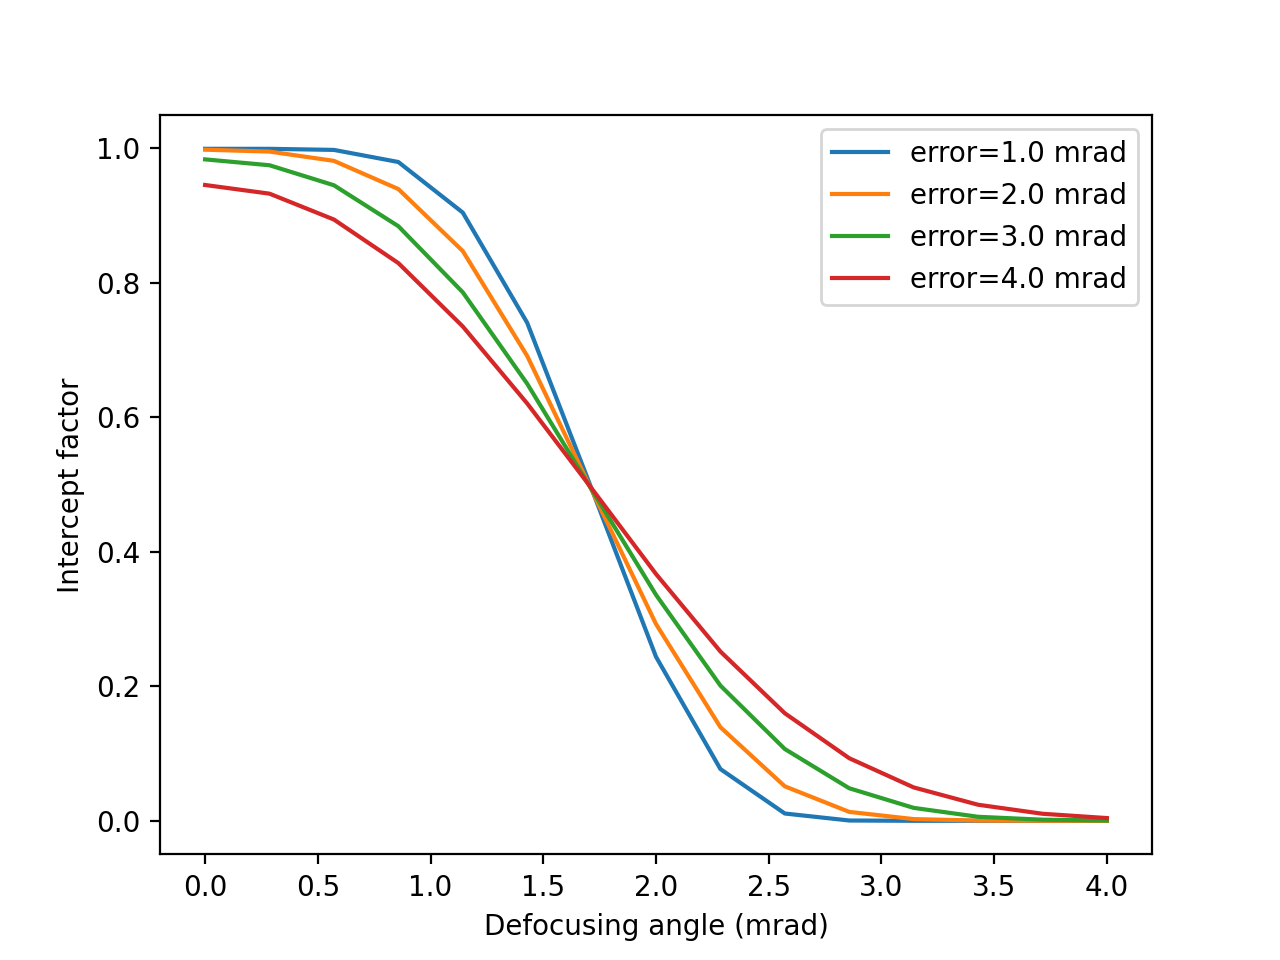

Write Python code to recreate this figure.
"""
This file demonstrates the modeling of a simple parabolic trough collector. 
The model is used to predict loss as a function of tracking error by
varying the position of the sun while keeping the collector fixed.

The set of simulations take about 3 minutes to run.
"""

from pysoltrace import PySolTrace, Point

# Create API class instance
PT = PySolTrace()

# Create two optics types - one for reflector, and one for absorber.
opt_ref = PT.add_optic("Reflector")
opt_ref.front.reflectivity = 1.
opt_ref.front.slope_error = 2.

opt_abs = PT.add_optic("Absorber")
opt_abs.front.reflectivity = 0.
opt_abs.back.reflectivity = 0.

# Sun
sun = PT.add_sun()
# Give sun a position
sun.position.x = 0.
sun.position.y = 0.
sun.position.z = 100.

# Trough system parameters
W_ap = 2.887*2  #[m] aperture width
L_f = 1.71  #focal length
D_abs = 0.07 #[m] absorber tube diameter 

# Reflector stage
st = PT.add_stage()

el = st.add_element()
el.optic = opt_ref
el.position.x = 0
el.position.y = 0
el.position.z = -L_f

# assign the aim vector. scale by a large number
el.aim = Point(0, 0, 100)
el.zrot = 0.
# Set surface and aperture characteristics
el.surface_parabolic(L_f, float('inf'))
el.aperture_singleax_curve(-W_ap/2, W_ap/2, 10.)

# cylindrical absorber element. 
sta = PT.add_stage()
sta.is_tracethrough = True
ela = sta.add_element()
ela.position = Point(0., 0, -D_abs/2)
ela.zrot = 0
ela.aim = Point(0, 0, 100)
ela.optic = opt_abs
ela.surface_cylindrical(D_abs/2)
ela.aperture_singleax_curve(0,0,10)

# spillage catcher
stb = PT.add_stage()
els = stb.add_element()
els.position = Point(0., 0., 0.1)
els.aim = Point(0,0,0)
els.optic = opt_abs
els.surface_flat()
els.aperture_rectangle(W_ap, 10)

# set simulation parameters
PT.num_ray_hits = 5e5
PT.max_rays_traced = PT.num_ray_hits*100
PT.is_sunshape = True 
PT.is_surface_errors = True

# Simulation needs to be inside of a __name__ guard to allow multi-threading
if __name__ == "__main__":

    import numpy as np 
    import matplotlib.pyplot as plt 

    # Run a sweep over several surface errors and defocus angles
    ns = 4
    surferrs = np.linspace(1, 4, ns)
    nd = 15
    defocus = np.linspace(0, 4, nd)  #x offset / 100 equals angular displacement in rad
    f_inter = np.zeros((nd,ns))

    for j in range(len(surferrs)):  #iterate over surface errors

        PT.optics[0].front.slope_error = surferrs[j]  #assign surface error for collector

        for i in range(len(defocus)): #iterate over defocus angles
            
            PT.sun.position.x = defocus[i]  #assign the defocus angle

            # Run the configuration 
            PT.run(nthread=4)         
            
            #compute the intercept factor by examining the spillage
            df = PT.raydata 
            f_inter[i,j] = 1 - df[df.stage==3].size / df[df.stage==1].size

        plt.plot(defocus, f_inter[:,j], label=f'error={surferrs[j]:.1f} mrad')
    plt.legend()
    plt.xlabel("Defocusing angle (mrad)")
    plt.ylabel("Intercept factor")
    plt.savefig('trough-demo.png', dpi=200)
    plt.show()

    # # Generate a solatrace input file if desired
    # PT.write_soltrace_input_file('troughtest.stinput')

    # # Create a 3D trace plot of the simulation (requires plotly library)
    # PT.plot_trace()
